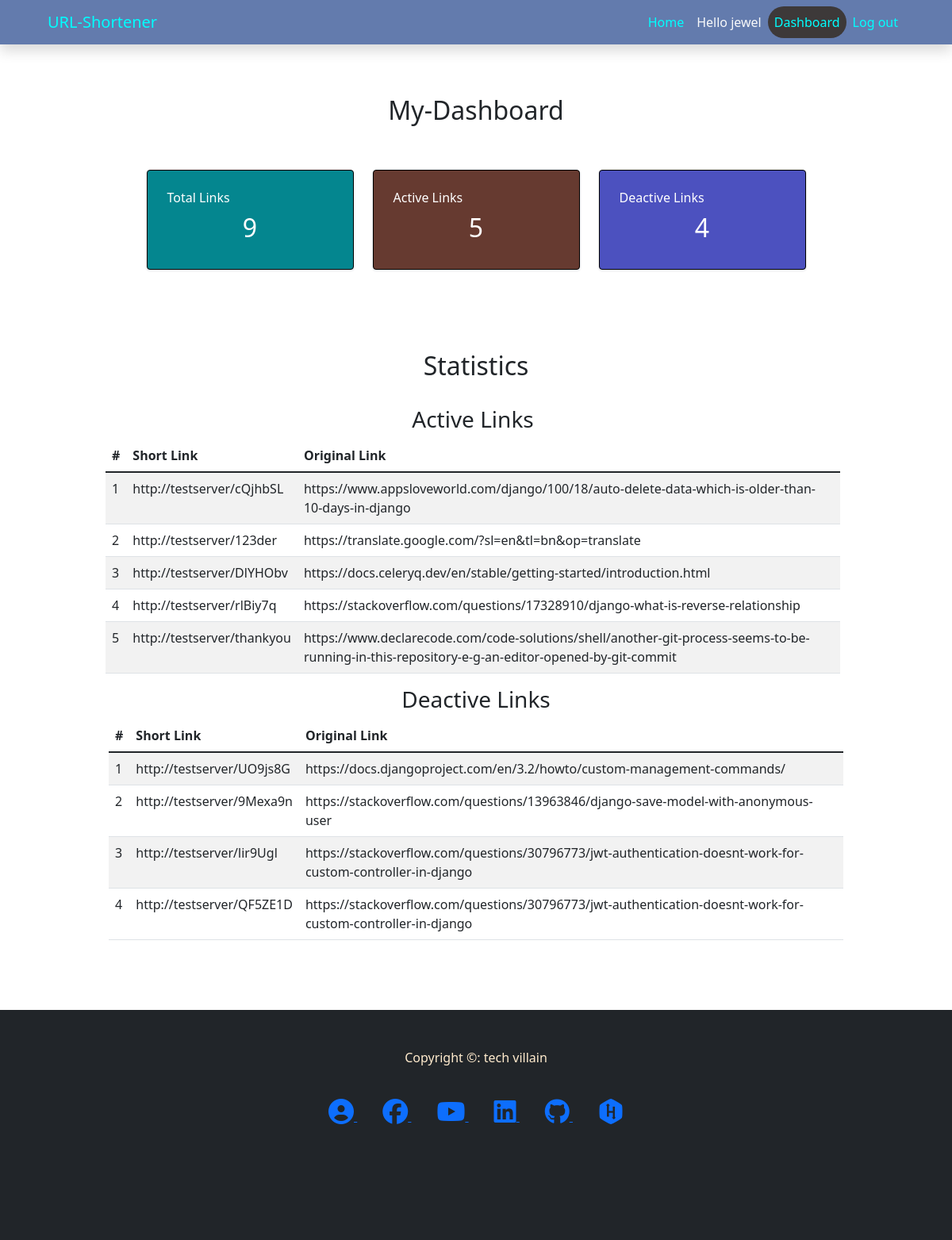
The app's page /user/dashboard/3 (signed in), older data.
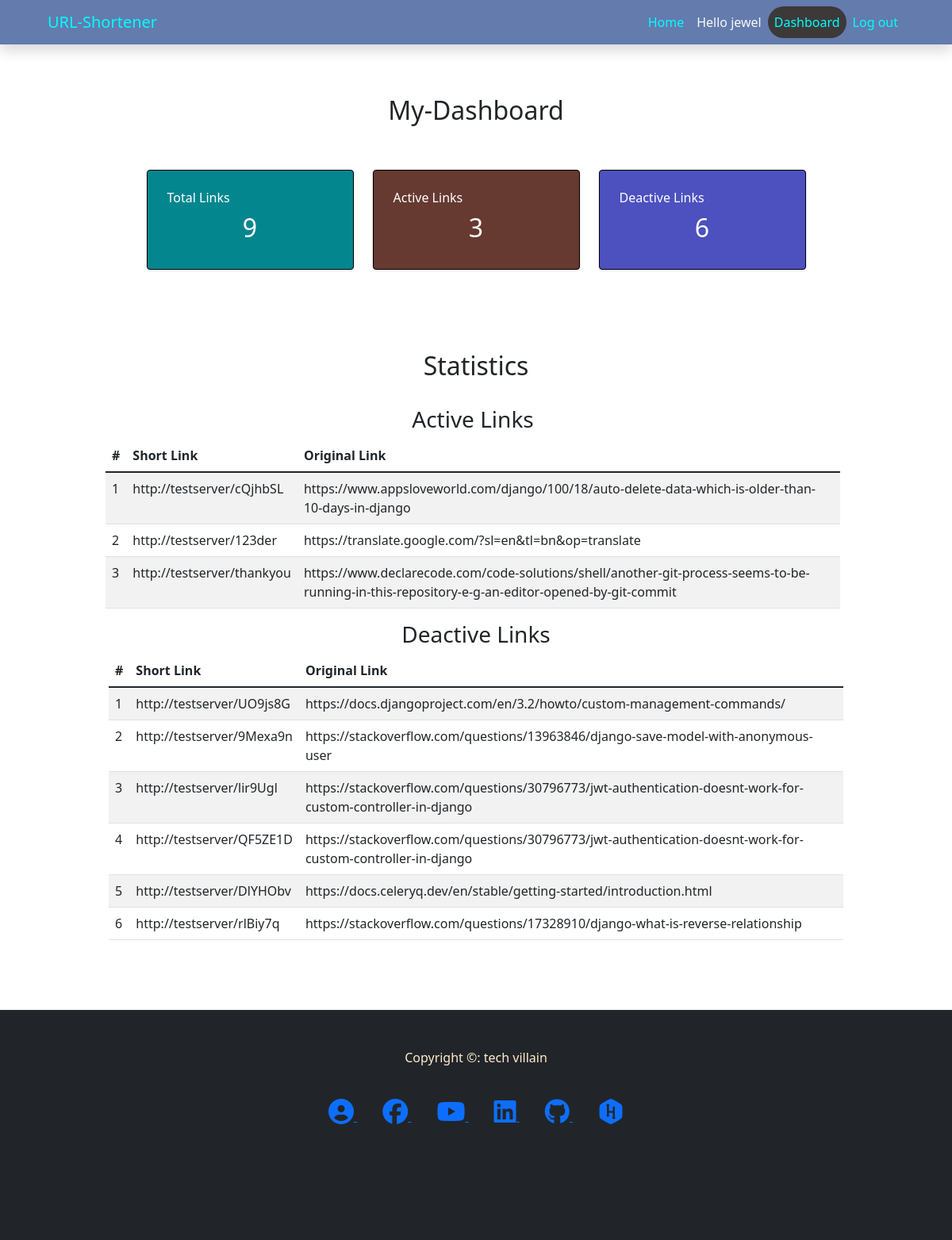
The same page, newer data.
### urlShortener/models.py (models this page shows, shortened)
class ShortURLS(models.Model):
    user = models.ForeignKey(User, on_delete=models.CASCADE, default=2)
    created_at = models.DateTimeField(auto_now_add=True)
    expiration_day = models.PositiveIntegerField(default=30)
    long_url = models.URLField()
    short_url = models.CharField(max_length=15, unique=True, blank=True)
    is_deleted = models.BooleanField(default=False)

### subscriber/views.py (the view)
# urls.py: path('dashboard/<int:pk>', dashboard, name='dashboard')
@user_passes_test(lambda u: u.is_authenticated, login_url='login')
def dashboard(request, pk):
	template = 'customer/dashboard.html'
	print('url=> ', request.get_host)
	context = {}
	all_urls = []
	if pk==request.user.id:
		all_urls = ShortURLS.objects.filter(user_id=pk)
	if request.user.is_superuser:
		all_urls = get_all_urls(request)
	total_urls = all_urls.count()
	active_urls = all_urls.filter(is_deleted=False)
	deactive_urls = all_urls.filter(is_deleted=True)
	total_active_urls = active_urls.count()
	total_deactive_urls = deactive_urls.count()
	main_url = request.build_absolute_uri('/')
	context['main_url'] = main_url
	context['total_urls'] = total_urls
	context['active_urls'] = active_urls
	context['deactive_urls'] = deactive_urls
	context['total_active_urls'] = total_active_urls
	context['total_deactive_urls'] = total_deactive_urls
	return render(request, template, context )

### templates/customer/dashboard.html (shortened to what this page needs)
{% extends 'base.html' %}
{% block content %}
<head>
</head>
<section class="container" style="min-height:720px;">
    <br><br>
    {% if user.is_superuser %}
    <h2 class="text-center">Admin-Dashboard</h2>
    {% else %}
    <h2 class="text-center">My-Dashboard</h2>
    {% endif %}
    <br><br>
    <div class="row justify-content-center">
        <div class="col-md-4 col-xl-3">
            <div class="card bg-c-blue order-card">
                <div class="card-block">
                    <h6 class="m-b-20"> Total Links</h6>
                    <h2 class="text-center"><span>{{total_urls}}</span></h2>
                </div>
            </div>
        </div>
        <div class="col-md-4 col-xl-3">
            <div class="card bg-c-pink order-card">
                <div class="card-block">
                    <h6 class="m-b-20"> Active Links</h6>
                    <h2 class="text-center"><span>{{total_active_urls}}</span></h2>
                </div>
            </div>
        </div>
        <div class="col-md-4 col-xl-3">
            <div class="card bg-c-green order-card">
                <div class="card-block">
                    <h6 class="m-b-20"> Deactive Links</h6>
                    <h2 class="text-center"><span>{{total_deactive_urls}}</span></h2>
                </div>
            </div>
        </div>
    </div>
    <br><br><br>
    <h2 class="text-center">Statistics</h2>
    <br>
    <div class="row justify-content-center">
        <div class="col-md-10 me-2">
            <h3 class="text-center">Active Links</h3>
            <table class="table table-striped table-hover">
                <thead>
                    <tr>
                        <th scope="col">#</th>
                        <th scope="col">Short Link</th>
                        <th scope="col">Original Link</th>
                    </tr>
                </thead>
                <tbody>
                    {% for url in active_urls %}
                    <tr>
                        <td>{{ forloop.counter }}</td>
                        <td>{{ main_url }}{{ url.short_url }}</td>
                        <td>{{ url.long_url }}</td>
                    </tr>
                    {% endfor %}
                </tbody>
            </table>
        </div>
        {% if total_deactive_urls %}
        <div class="col-md-10">
            <h3 class="text-center">Deactive Links</h3>
            <table class="table table-striped table-hover">
                <thead>
                    <tr>
                        <th scope="col">#</th>
                        <th scope="col">Short Link</th>
                        <th scope="col">Original Link</th>
                    </tr>
                </thead>
                <tbody>
                    {% for url in deactive_urls %}
                    <tr>
                        <td>{{ forloop.counter }}</td>
                        <td>{{ main_url }}{{ url.short_url }}</td>
                        <td>{{ url.long_url }}</td>
                    </tr>
                    {% endfor %}
                </tbody>
            </table>
        </div>
        {% endif %}
    </div>
</section>
{% endblock %}

Row changes from the older to the newer data that the page shows:
changed ShortURLS "DlYHObv": moves from the list under "Active Links" to the list under "Deactive Links"
changed ShortURLS "rlBiy7q": moves from the list under "Active Links" to the list under "Deactive Links"
Text that changed along with them:
{{ total_active_urls }}: "5" → "3"
{{ total_deactive_urls }}: "4" → "6"
